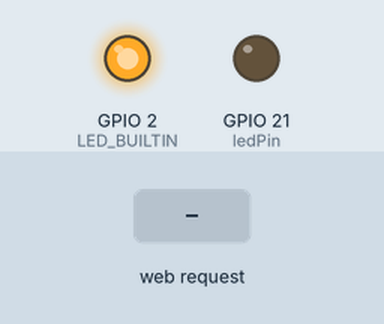
Bench run of a program on a simulated ESP32. On the bench: output pins drawn as LEDs (lit = HIGH). Inputs (shaded band) come from the test bench. WiFi joins after 1.5 s; servers stay silent unless stated; what the program prints to the serial monitor is not drawn.

Above: at 2.7 s.
2.8 s: HTTP request GET /led/on received
At 3.3 s:
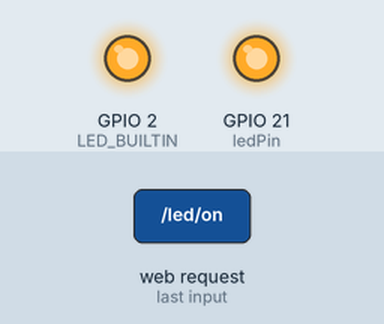
4.3 s: HTTP request GET /led/off received
At 5.6 s:
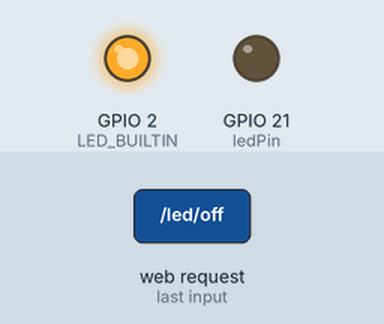
Timing chart, 0 to 7.3 s (numbered marks = the images above; inputs shaded):
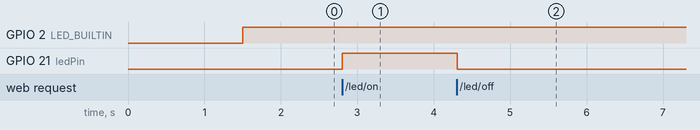

The program:

main.cpp
```cpp
#include <Arduino.h>
#include <WiFi.h>

// Replace with your network credentials
const char* ssid = "Vodafone2.4G-40284";
const char* password = "tzkdkZ73Mke9ZLq6";

// Set web server port number to 80
WiFiServer server(80);

// Variable to store the HTTP request
String header;

// Store LED state
String ledState = "off";

// Built-in LED pin (usually GPIO 2 on ESP32/ESP8266 boards)
const int ledPin = 21;

// Timing variables
unsigned long currentTime = millis();
unsigned long previousTime = 0;
const long timeoutTime = 2000;

void setup() {
  Serial.begin(115200);

  // Initialize the LED pin
  pinMode(ledPin, OUTPUT);
  pinMode(LED_BUILTIN, OUTPUT);
  digitalWrite(LED_BUILTIN, LOW);
  digitalWrite(ledPin, LOW);

  // Connect to Wi-Fi
  Serial.print("Connecting to ");
  Serial.println(ssid);
  WiFi.begin(ssid, password);
  while (WiFi.status() != WL_CONNECTED) {
    delay(500);
    Serial.print(".");
  }

  // Print IP and start server
  Serial.println("");
  Serial.println("WiFi connected.");
  Serial.println("IP address: ");
  Serial.println(WiFi.localIP());
  server.begin();
}

void loop(){
  WiFiClient client = server.available();   // Listen for incoming clients

  digitalWrite(LED_BUILTIN, HIGH);

  if (client) {
    currentTime = millis();
    previousTime = currentTime;
    Serial.println("New Client.");
    String currentLine = "";

    while (client.connected() && currentTime - previousTime <= timeoutTime) {
      currentTime = millis();
      if (client.available()) {
        char c = client.read();
        Serial.write(c);
        header += c;

        if (c == '\n') {
          if (currentLine.length() == 0) {
            // HTTP Response headers
            client.println("HTTP/1.1 200 OK");
            client.println("Content-type:text/html");
            client.println("Connection: close");
            client.println();

            // LED control based on URL
            if (header.indexOf("GET /led/on") >= 0) {
              Serial.println("LED ON");
              ledState = "on";
              digitalWrite(ledPin, HIGH);
            } else if (header.indexOf("GET /led/off") >= 0) {
              Serial.println("LED OFF");
              ledState = "off";
              digitalWrite(ledPin, LOW);
            }

            // Modern HTML page
            client.println("<!DOCTYPE html><html>");
            client.println("<head><meta name=\"viewport\" content=\"width=device-width, initial-scale=1\">");
            client.println("<link rel=\"icon\" href=\"data:,\">");
            client.println("<style>");
            client.println("body { background: #f4f6f9; font-family: Arial, sans-serif; display: flex; justify-content: center; align-items: center; height: 100vh; margin: 0; }");
            client.println(".card { background: white; padding: 40px; border-radius: 16px; box-shadow: 0 4px 20px rgba(0,0,0,0.1); text-align: center; }");
            client.println("h1 { color: #333; margin-bottom: 20px; }");
            client.println(".state { font-size: 20px; margin: 20px 0; }");
            client.println(".button { display: inline-block; padding: 15px 40px; font-size: 20px; border: none; border-radius: 8px; cursor: pointer; transition: 0.3s; text-decoration: none; color: white; }");
            client.println(".on { background-color: #4CAF50; }");
            client.println(".on:hover { background-color: #45a049; }");
            client.println(".off { background-color: #f44336; }");
            client.println(".off:hover { background-color: #da190b; }");
            client.println("</style></head>");

            client.println("<body><div class=\"card\">");
            client.println("<h1>ESP32 LED Control</h1>");
            client.println("<p class=\"state\">Built-in LED is <strong>" + ledState + "</strong></p>");

            if (ledState == "off") {
              client.println("<p><a href=\"/led/on\"><button class=\"button\">ON</button></a></p>");
            } else {
              client.println("<p><a href=\"/led/off\"><button class=\"button button2\">OFF</button></a></p>");
            }

            client.println("</body></html>");
            client.println();
            break;
          } else {
            currentLine = "";
          }
        } else if (c != '\r') {
          currentLine += c;
        }
      }
    }
    header = "";
    client.stop();
    Serial.println("Client disconnected.");
    Serial.println("");
  }
}
```

Measured:
- after the input at 2.8 s, GPIO 21 (ledPin): LOW → HIGH at once
- after the input at 4.3 s, GPIO 21 (ledPin): HIGH → LOW at once
